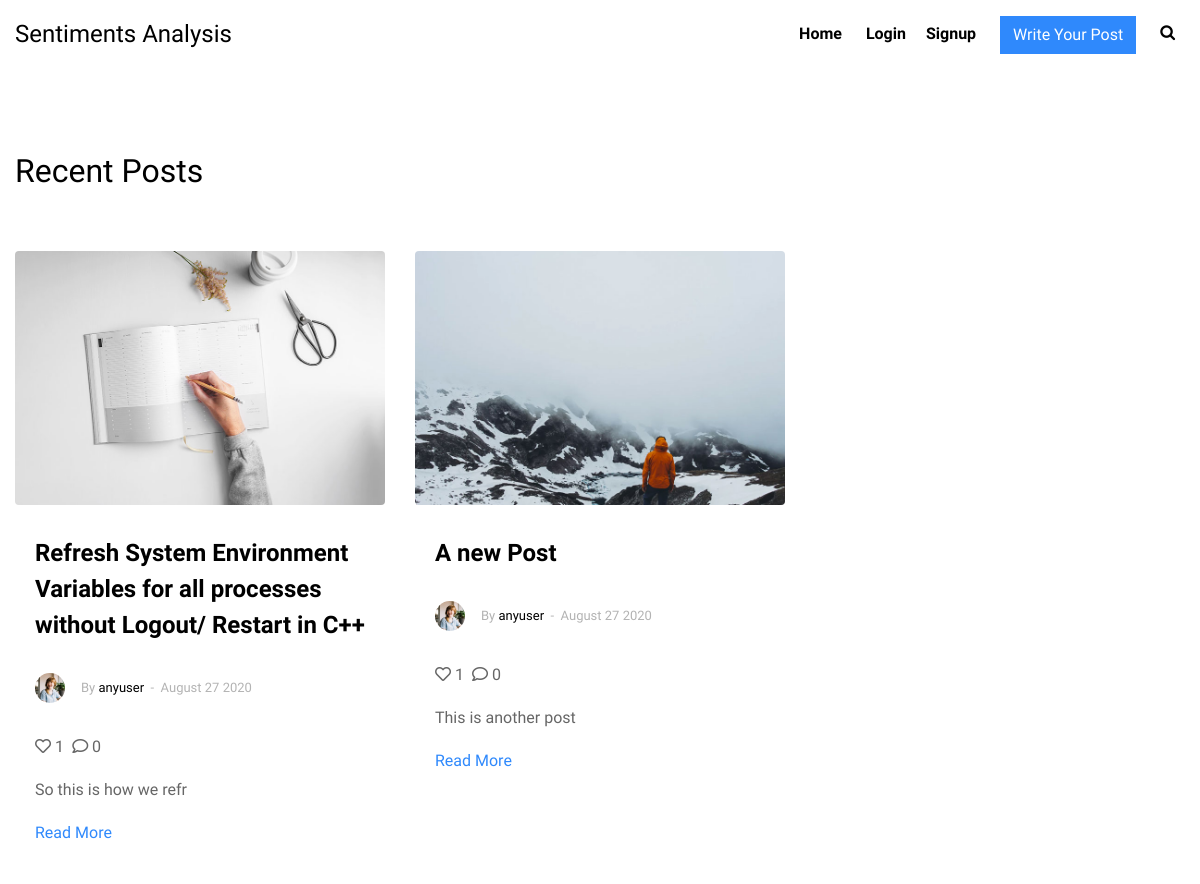
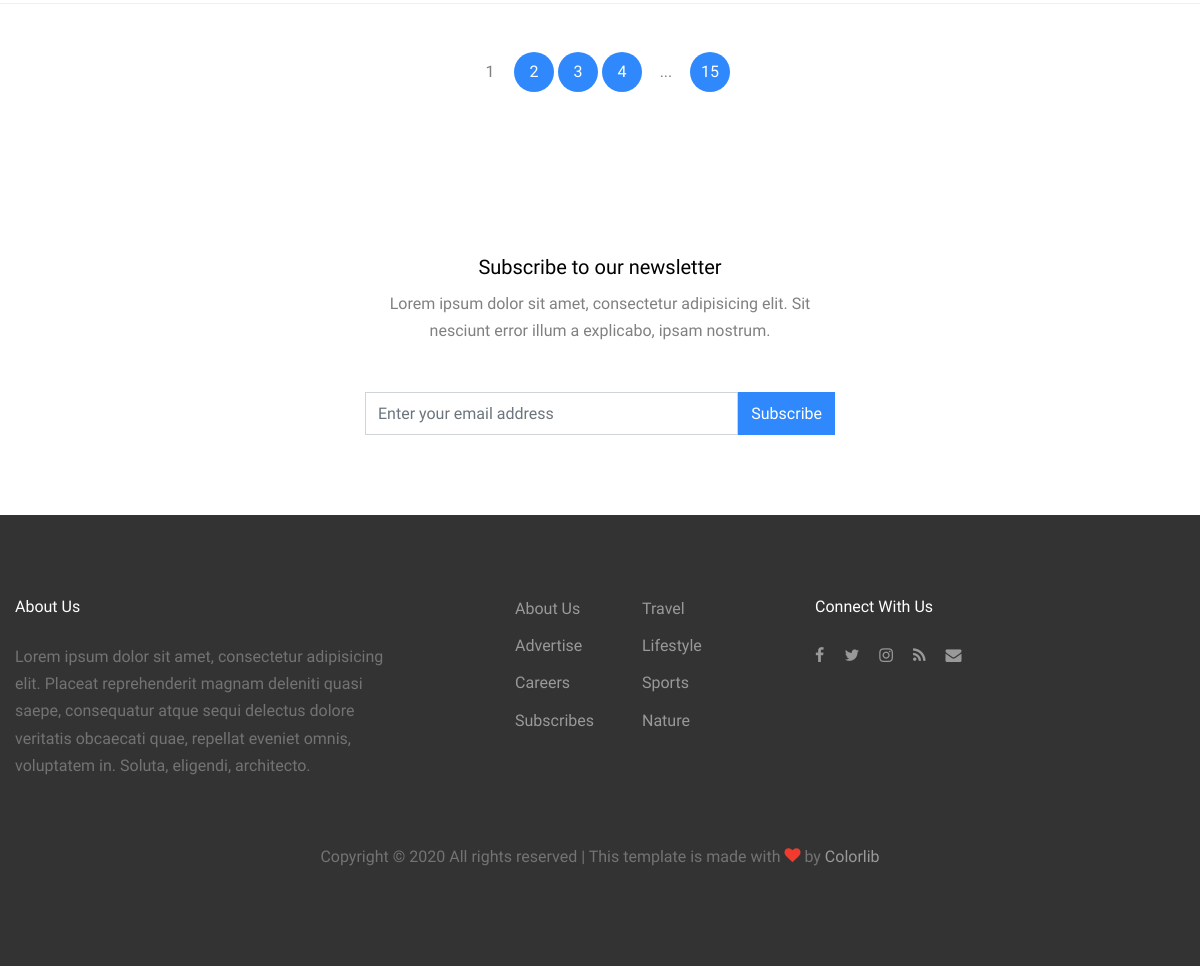
Screenshot of /code/index.php with the database file from the repository (2 pictures, top to bottom).
### tables this page shows
CREATE TABLE `posts` (
  `Post_Id` int(11) NOT NULL,
  `P_Title` varchar(250) NOT NULL,
  `Author_Id` int(100) NOT NULL,
  `Author_Name` varchar(50) NOT NULL,
  `Description` text NOT NULL,
  `Time` timestamp NOT NULL DEFAULT current_timestamp() ON UPDATE current_timestamp(),
  `T_Comments` int(50) NOT NULL,
  `Post_Likes` int(100) NOT NULL,
  `P_Thumbnail` varchar(250) NOT NULL
);

CREATE TABLE `users` (
  `Id` int(11) NOT NULL,
  `Username` varchar(100) NOT NULL,
  `Email` varchar(250) NOT NULL,
  `Password` varchar(250) NOT NULL,
  `UserType` varchar(100) NOT NULL,
  `Image_Name` varchar(500) NOT NULL,
  `Status` varchar(50) NOT NULL
);

### code/index.php (the view, shortened to what this page needs)
<!DOCTYPE html>
<html lang="en">
<head>
  <?php
    require 'connection.php';session_start();
    function custom_echo($string,$length){
      $cut_string=substr($string,0,$length);
      echo $cut_string;
    }
  ?>
  <link href="https://use.fontawesome.com/releases/v5.4.1/css/all.css" rel="stylesheet">
  <link rel="stylesheet" href="fonts/icomoon/style.css">
  <link rel="stylesheet" href="css/bootstrap.min.css">
  <link rel="stylesheet" href="css/magnific-popup.css">
  <link rel="stylesheet" href="css/jquery-ui.css">
  <link rel="stylesheet" href="css/owl.carousel.min.css">
  <link rel="stylesheet" href="css/owl.theme.default.min.css">
  <link rel="stylesheet" href="css/bootstrap-datepicker.css">
  <link rel="stylesheet" href="fonts/flaticon/font/flaticon.css">
  <link rel="stylesheet" href="css/aos.css">
  <link rel="stylesheet" href="css/style.css">
</head>
<body>
  <div class="site-wrap">
  <header class="site-navbar" role="banner">
    <div class="container-fluid">
      <div class="row align-items-center">
        <div class="col-4 site-logo">
          <a href="index.html" class="text-black h2 mb-0">Sentiments Analysis</a>
        </div>
        <div class="col-8 text-right">
          <nav class="site-navigation" role="navigation">
            <ul class="site-menu js-clone-nav mr-auto d-none d-lg-block mb-0">
              <li><a href="index.php">Home</a></li>
              <?php
                  if(!isset($_SESSION['id'])){
                  echo '<li><a data-toggle="modal" data-target="#myModal" style="cursor: pointer;">Login</a></li>';
                  echo '<li><a data-toggle="modal" data-target="#myModalSIGNUP" style="cursor: pointer;">Signup</a></li>';
                  }
                  elseif(isset($_SESSION['id'])){
                  echo '<li><a href="logout.php">Logout</a></li>';
                  }
              ?>
              <li class="nav-item"><?php
                  if(!isset($_SESSION['id'])){
                  echo '<button class="btn btn-primary" type="submit" data-toggle="modal" data-target="#myModal">Write Your Post</button>';
                  }
                  elseif(isset($_SESSION['id'])){
                  echo '<a href="writepost.php"><button class="btn btn-primary">Write Your Post</button></a>';
                  }
                  ?>
              </li>
              <li class="d-none d-lg-inline-block"><a href="#" class="js-search-toggle"><span class="icon-search"></span></a></li>
            </ul>
          </nav>
        </div>
      </div>
    </div>
  </header>
    <div class="site-section">
      <div class="container">
        <div class="row mb-5">
          <div class="col-12">
            <h2>Recent Posts</h2>
          </div>
        </div>
        <div class="row">
        <?php
        $sql = "SELECT * FROM posts";
        $res = mysqli_query($conn,$sql);
        if(mysqli_num_rows($res)>0){
        while($row=mysqli_fetch_assoc($res)){
          $time = $row['Time'];$explode = explode(' ', $time);
          $explodedtime = $explode[0];
          $time=strtotime($explodedtime);
          $month=date("F",$time);
          $year=date("Y",$time);
          $day=date("j",$time);
          $date = $month." ".$day." ".$year;
          $sql00 = "SELECT * FROM users WHERE Id='{$row['Author_Id']}'";
          $res00 = mysqli_query($conn,$sql00);
          if($res00){
            $row00 = mysqli_fetch_assoc($res00);
        ?>
          <?php $idd=$row['Post_Id'];?>
          <div class="col-lg-4 mb-4">
            <div class="entry2">
              <a href="single.php?id=<?=$idd?>"><img src="images/<?=$row['P_Thumbnail']?>" alt="Image" class="img-fluid rounded"></a>
              <div class="excerpt">
              <h2><a href="single.php?id=<?=$idd?>"><?=$row['P_Title']?></a></h2>
              <div class="post-meta align-items-center text-left clearfix">
                <figure class="author-figure mb-0 mr-3 float-left"><img src="images/<?=$row00['Image_Name']?>" alt="Image" class="img-fluid"></figure>
                <span class="d-inline-block mt-1">By <a href="#"><?=$row00['Username']?></a></span>
                <span>&nbsp;-&nbsp; <?=$date?></span>
              </div>
                <p><i class='far fa-heart heartclass'></i>&nbsp;<?=$row['Post_Likes']?>&ensp;<i class='far fa-comment'></i>&nbsp;<?=$row['T_Comments']?>&ensp;</p>
                <p><?php custom_echo($row['Description'],25);?></p>
                <p><a href="single.php?id=<?=$idd?>">Read More</a></p>
              </div>
            </div>
          </div>
          <?php '';}}}?>
        </div>
        <div class="row text-center pt-5 border-top">
          <div class="col-md-12">
            <div class="custom-pagination">
              <span>1</span>
              <a href="#">2</a>
              <a href="#">3</a>
              <a href="#">4</a>
              <span>...</span>
              <a href="#">15</a>
            </div>
          </div>
        </div>
      </div>
    </div>
    <div class="site-section bg-lightx">
      <div class="container">
        <div class="row justify-content-center text-center">
          <div class="col-md-5">
            <div class="subscribe-1 ">
              <h2>Subscribe to our newsletter</h2>
              <p class="mb-5">Lorem ipsum dolor sit amet, consectetur adipisicing elit. Sit nesciunt error illum a explicabo, ipsam nostrum.</p>
              <form action="#" class="d-flex">
                <input type="text" class="form-control" placeholder="Enter your email address">
                <input type="submit" class="btn btn-primary" value="Subscribe">
              </form>
            </div>
          </div>
        </div>
      </div>
    </div>
    <div class="site-footer">
      <div class="container">
        <div class="row mb-5">
          <div class="col-md-4">
            <h3 class="footer-heading mb-4">About Us</h3>
            <p>Lorem ipsum dolor sit amet, consectetur adipisicing elit. Placeat reprehenderit magnam deleniti quasi saepe, consequatur atque sequi delectus dolore veritatis obcaecati quae, repellat eveniet omnis, voluptatem in. Soluta, eligendi, architecto.</p>
          </div>
          <div class="col-md-3 ml-auto">
            <ul class="list-unstyled float-left mr-5">
              <li><a href="#">About Us</a></li>
              <li><a href="#">Advertise</a></li>
              <li><a href="#">Careers</a></li>
              <li><a href="#">Subscribes</a></li>
            </ul>
            <ul class="list-unstyled float-left">
              <li><a href="#">Travel</a></li>
              <li><a href="#">Lifestyle</a></li>
              <li><a href="#">Sports</a></li>
              <li><a href="#">Nature</a></li>
            </ul>
          </div>
          <div class="col-md-4">
            <div>
              <h3 class="footer-heading mb-4">Connect With Us</h3>
              <p>
                <a href="#"><span class="icon-facebook pt-2 pr-2 pb-2 pl-0"></span></a>
                <a href="#"><span class="icon-twitter p-2"></span></a>
                <a href="#"><span class="icon-instagram p-2"></span></a>
                <a href="#"><span class="icon-rss p-2"></span></a>
                <a href="#"><span class="icon-envelope p-2"></span></a>
              </p>
            </div>
          </div>
        </div>
        <div class="row">
          <div class="col-12 text-center">
            <p>
              Copyright &copy; <script>document.write(new Date().getFullYear());</script> All rights reserved | This template is made with <i class="icon-heart text-danger" aria-hidden="true"></i> by <a href="https://colorlib.com" target="_blank" >Colorlib</a>
              </p>
          </div>
        </div>
      </div>
    </div>
  </div>
  </body>
</html>

### code/css/style.css (style rules this page uses)
body { line-height: 1.7; color: gray; font-weight: 300; font-size: 1rem; background: #fff; font-family: "Muli", -apple-system, BlinkMacSystemFont, "Segoe UI", Roboto, "Helvetica Neue", Arial, sans-serif, "Apple Color Emoji", "Segoe UI Emoji", "Segoe UI Symbol", "Noto Color Emoji"; }
a { -webkit-transition: .3s all ease; -o-transition: .3s all ease; transition: .3s all ease; color: #2f89fc; }
h1, h2, h3, h4, h5, .h1, .h2, .h3, .h4, .h5 { font-family: "Muli", -apple-system, BlinkMacSystemFont, "Segoe UI", Roboto, "Helvetica Neue", Arial, sans-serif, "Apple Color Emoji", "Segoe UI Emoji", "Segoe UI Symbol", "Noto Color Emoji"; line-height: 1.5; color: #000; }
.text-black { color: #000 !important; }
.site-wrap:before { -webkit-transition: .3s all ease-in-out; -o-transition: .3s all ease-in-out; transition: .3s all ease-in-out; background: rgba(0, 0, 0, 0.6); content: ""; position: absolute; z-index: 2000; top: 0; left: 0; right: 0; bottom: 0; opacity: 0; visibility: hidden; }
.btn { border-radius: 0; }
.form-control { height: 43px; border-radius: 0; }
.site-section { padding: 2.5em 0; }
@media (min-width: 768px) { .site-section { padding: 5em 0; } }
.border-top { border-top: 1px solid #edf0f5 !important; }
.site-footer { padding: 4em 0; background: #333333; }
@media (min-width: 768px) { .site-footer { padding: 5em 0; } }
.site-footer p { color: #737373; }
.site-footer h2, .site-footer h3, .site-footer h4, .site-footer h5 { color: #fff; }
.site-footer a { color: #999999; }
.site-footer ul li { margin-bottom: 10px; }
.site-footer .footer-heading { font-size: 16px; color: #fff; }
.site-navbar { margin-bottom: 0px; z-index: 1999; position: relative; width: 100%; background: #fff; }
.site-navbar .site-logo a { font-size: 1.5rem; }
.site-navbar .site-navigation .site-menu { margin-bottom: 0; }
.site-navbar .site-navigation .site-menu a { text-decoration: none !important; display: inline-block; }
.site-navbar .site-navigation .site-menu > li { display: inline-block; padding: 10px 10px; }
.site-navbar .site-navigation .site-menu > li > a { padding: 10px 0px; font-weight: 700; color: #000; text-decoration: none !important; }
.site-mobile-menu .site-nav-wrap { padding: 0; margin: 0; list-style: none; position: relative; }
.site-mobile-menu .site-nav-wrap a { padding: 10px 20px; display: block; position: relative; color: #212529; }
.site-mobile-menu .site-nav-wrap li { position: relative; display: block; }
.site-mobile-menu .site-nav-wrap > li { display: block; position: relative; float: left; width: 100%; }
.site-mobile-menu .site-nav-wrap > li > a { padding-left: 20px; font-size: 20px; }
.container { max-width: 1200px; }
.muted, .entry2 p { color: #666666; }
.post-meta { font-size: 13px; color: #b3b3b3; }
.entry2 img { margin-bottom: 30px; }
.entry2 h2 { font-size: 24px; margin-bottom: 30px; font-weight: 700; }
.entry2 h2 a { color: #000; }
.entry2 .excerpt { padding-left: 20px; padding-right: 20px; }
.entry2 .post-meta { color: #b3b3b3; font-size: 13px; width: 100%; display: block; }
.entry2 .post-meta a { color: #000; }
.entry2 .post-meta .author-figure img { width: 30px; border-radius: 50%; }
.custom-pagination span, .custom-pagination a { text-align: center; display: inline-block; height: 40px; width: 40px; line-height: 40px; border-radius: 50%; }
.custom-pagination a { background: #2f89fc; color: #fff; }
.subscribe-1 h2 { font-size: 20px; }

### rows the page displays
posts: P_Thumbnail (picture), P_Title "Refresh System Environment Variables for all processes without Logout/ Restart in C++", Author_Id.Image_Name (picture), Author_Id.Username "anyuser", Time "August 27 2020", Post_Likes "1", T_Comments "0", Description "So this is how we refr"
posts: P_Thumbnail (picture), P_Title "A new Post", Author_Id.Image_Name (picture), Author_Id.Username "anyuser", Time "August 27 2020", Post_Likes "1", T_Comments "0", Description "This is another post"
